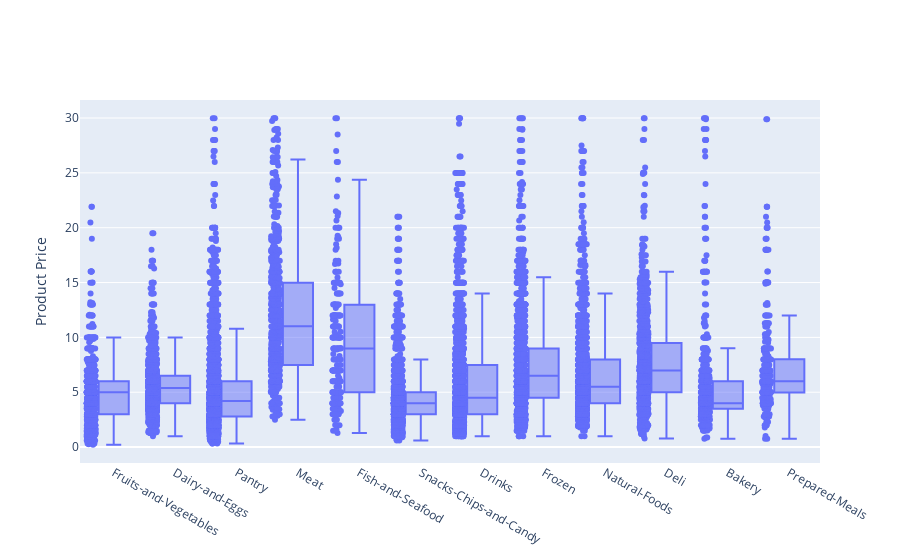

Notebook code for this chart:
### Code cell
# Revisualized with a max price limit of $30
data = go.Box(x=latest_df['category'],
              y=latest_df[latest_df['productPrice'] < 30]['productPrice'],
              boxpoints='all',
              name='ProductPrices')

Layout = go.Layout(
    yaxis = {'title':'Product Price'}
)

fig = go.Figure(data=[data], layout=Layout)
py.iplot(fig)

### Figure 1 — Plotly figure (JSON) as saved in the notebook; plotly's stock layout.template omitted (floating-point values rounded to 4 significant figures; data arrays with more than 128 entries replaced by an {"elided": "..."} marker saying what was removed)
{"data": [{"boxpoints": "all", "name": "ProductPrices", "type": "box", "x": {"elided": "19191 str values"}, "y": {"elided": "19075 float values"}}], "layout": {"yaxis": {"title": {"text": "Product Price"}}}}
